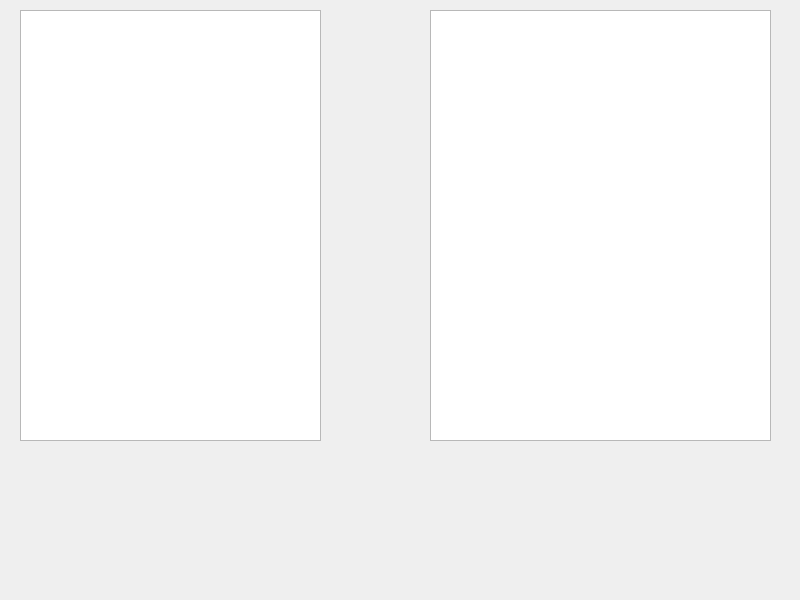
<?xml version="1.0" encoding="UTF-8"?>
<ui version="4.0">
 <class>Widget</class>
 <widget class="QWidget" name="Widget">
  <property name="geometry">
   <rect>
    <x>0</x>
    <y>0</y>
    <width>800</width>
    <height>600</height>
   </rect>
  </property>
  <property name="windowTitle">
   <string>Widget</string>
  </property>
  <widget class="QTreeView" name="BFS">
   <property name="geometry">
    <rect>
     <x>20</x>
     <y>10</y>
     <width>301</width>
     <height>431</height>
    </rect>
   </property>
  </widget>
  <widget class="QTreeView" name="DFS">
   <property name="geometry">
    <rect>
     <x>430</x>
     <y>10</y>
     <width>341</width>
     <height>431</height>
    </rect>
   </property>
  </widget>
  <widget class="QLabel" name="label">
   <property name="geometry">
    <rect>
     <x>40</x>
     <y>220</y>
     <width>791</width>
     <height>371</height>
    </rect>
   </property>
   <property name="text">
    <string>TextLabel</string>
   </property>
  </widget>
  <zorder>label</zorder>
  <zorder>DFS</zorder>
  <zorder>BFS</zorder>
 </widget>
 <resources/>
 <connections/>
</ui>
